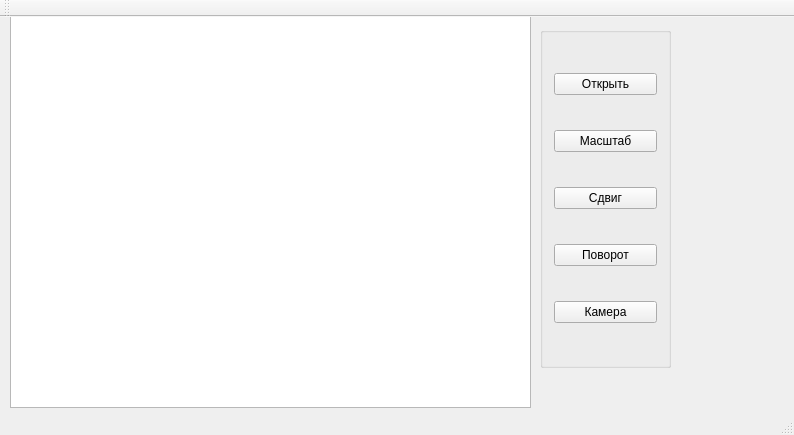
<?xml version="1.0" encoding="UTF-8"?>
<ui version="4.0">
 <class>MainWindow</class>
 <widget class="QMainWindow" name="MainWindow">
  <property name="geometry">
   <rect>
    <x>0</x>
    <y>0</y>
    <width>794</width>
    <height>435</height>
   </rect>
  </property>
  <property name="windowTitle">
   <string>MainWindow</string>
  </property>
  <widget class="QWidget" name="centralWidget">
   <widget class="QGraphicsView" name="graphicsView">
    <property name="geometry">
     <rect>
      <x>10</x>
      <y>-10</y>
      <width>521</width>
      <height>401</height>
     </rect>
    </property>
   </widget>
   <widget class="QGroupBox" name="groupBox">
    <property name="geometry">
     <rect>
      <x>540</x>
      <y>10</y>
      <width>131</width>
      <height>341</height>
     </rect>
    </property>
    <property name="title">
     <string/>
    </property>
    <layout class="QVBoxLayout" name="verticalLayout">
     <item>
      <widget class="QPushButton" name="openButton">
       <property name="text">
        <string>Открыть</string>
       </property>
      </widget>
     </item>
     <item>
      <widget class="QPushButton" name="scaleButton">
       <property name="text">
        <string>Масштаб</string>
       </property>
      </widget>
     </item>
     <item>
      <widget class="QPushButton" name="shiftButton">
       <property name="text">
        <string>Сдвиг</string>
       </property>
      </widget>
     </item>
     <item>
      <widget class="QPushButton" name="ugolButton">
       <property name="text">
        <string>Поворот</string>
       </property>
      </widget>
     </item>
     <item>
      <widget class="QPushButton" name="cameraButton">
       <property name="text">
        <string>Камера</string>
       </property>
      </widget>
     </item>
    </layout>
   </widget>
  </widget>
  <widget class="QMenuBar" name="menuBar">
   <property name="geometry">
    <rect>
     <x>0</x>
     <y>0</y>
     <width>794</width>
     <height>25</height>
    </rect>
   </property>
  </widget>
  <widget class="QToolBar" name="mainToolBar">
   <attribute name="toolBarArea">
    <enum>TopToolBarArea</enum>
   </attribute>
   <attribute name="toolBarBreak">
    <bool>false</bool>
   </attribute>
  </widget>
  <widget class="QStatusBar" name="statusBar"/>
 </widget>
 <layoutdefault spacing="6" margin="11"/>
 <resources/>
 <connections/>
</ui>
